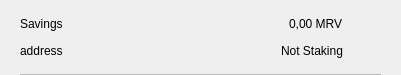
<?xml version="1.0" encoding="UTF-8"?>
<ui version="4.0">
 <class>CSRow</class>
 <widget class="QWidget" name="CSRow">
  <property name="geometry">
   <rect>
    <x>0</x>
    <y>0</y>
    <width>401</width>
    <height>75</height>
   </rect>
  </property>
  <property name="windowTitle">
   <string>Form</string>
  </property>
  <layout class="QVBoxLayout" name="verticalLayout">
   <property name="spacing">
    <number>0</number>
   </property>
   <property name="leftMargin">
    <number>20</number>
   </property>
   <property name="topMargin">
    <number>10</number>
   </property>
   <property name="rightMargin">
    <number>20</number>
   </property>
   <property name="bottomMargin">
    <number>0</number>
   </property>
   <item>
    <widget class="QWidget" name="info" native="true">
     <property name="minimumSize">
      <size>
       <width>0</width>
       <height>0</height>
      </size>
     </property>
     <layout class="QHBoxLayout" name="horizontalLayout_3">
      <property name="leftMargin">
       <number>0</number>
      </property>
      <property name="topMargin">
       <number>0</number>
      </property>
      <property name="rightMargin">
       <number>0</number>
      </property>
      <property name="bottomMargin">
       <number>10</number>
      </property>
      <item>
       <widget class="QWidget" name="container" native="true">
        <property name="minimumSize">
         <size>
          <width>0</width>
          <height>0</height>
         </size>
        </property>
        <layout class="QVBoxLayout" name="verticalLayout_2">
         <property name="spacing">
          <number>0</number>
         </property>
         <property name="leftMargin">
          <number>0</number>
         </property>
         <property name="topMargin">
          <number>0</number>
         </property>
         <property name="rightMargin">
          <number>0</number>
         </property>
         <property name="bottomMargin">
          <number>0</number>
         </property>
         <item>
          <layout class="QHBoxLayout" name="horizontalLayout">
           <item>
            <widget class="QLabel" name="labelName">
             <property name="toolTip">
              <string notr="true"/>
             </property>
             <property name="text">
              <string>Savings</string>
             </property>
            </widget>
           </item>
           <item>
            <spacer name="horizontalSpacer">
             <property name="orientation">
              <enum>Qt::Horizontal</enum>
             </property>
             <property name="sizeHint" stdset="0">
              <size>
               <width>40</width>
               <height>20</height>
              </size>
             </property>
            </spacer>
           </item>
           <item>
            <widget class="QLabel" name="labelAmount">
             <property name="text">
              <string>0,00 MRV</string>
             </property>
            </widget>
           </item>
          </layout>
         </item>
         <item>
          <layout class="QHBoxLayout" name="horizontalLayout_2">
           <item>
            <widget class="QLabel" name="labelAddress">
             <property name="toolTip">
              <string notr="true"/>
             </property>
             <property name="text">
              <string>address</string>
             </property>
            </widget>
           </item>
           <item>
            <spacer name="horizontalSpacer_2">
             <property name="orientation">
              <enum>Qt::Horizontal</enum>
             </property>
             <property name="sizeHint" stdset="0">
              <size>
               <width>40</width>
               <height>20</height>
              </size>
             </property>
            </spacer>
           </item>
           <item>
            <widget class="QLabel" name="labelStaking">
             <property name="text">
              <string>Not Staking</string>
             </property>
            </widget>
           </item>
          </layout>
         </item>
        </layout>
       </widget>
      </item>
      <item alignment="Qt::AlignHCenter|Qt::AlignVCenter">
       <widget class="QPushButton" name="pushButtonMenu">
        <property name="minimumSize">
         <size>
          <width>24</width>
          <height>24</height>
         </size>
        </property>
        <property name="maximumSize">
         <size>
          <width>32</width>
          <height>32</height>
         </size>
        </property>
        <property name="focusPolicy">
         <enum>Qt::NoFocus</enum>
        </property>
        <property name="styleSheet">
         <string notr="true">border:none; background-color:transparent;</string>
        </property>
        <property name="text">
         <string/>
        </property>
        <property name="icon">
         <iconset>
          <normaloff>://ic-menu-hover</normaloff>://ic-menu-hover</iconset>
        </property>
        <property name="iconSize">
         <size>
          <width>24</width>
          <height>24</height>
         </size>
        </property>
       </widget>
      </item>
     </layout>
    </widget>
   </item>
   <item>
    <widget class="QLabel" name="lblDivisory">
     <property name="minimumSize">
      <size>
       <width>0</width>
       <height>1</height>
      </size>
     </property>
     <property name="maximumSize">
      <size>
       <width>16777215</width>
       <height>1</height>
      </size>
     </property>
     <property name="styleSheet">
      <string notr="true">background-color:#bababa;</string>
     </property>
     <property name="text">
      <string/>
     </property>
     <property name="alignment">
      <set>Qt::AlignBottom|Qt::AlignLeading|Qt::AlignLeft</set>
     </property>
    </widget>
   </item>
  </layout>
 </widget>
 <resources/>
 <connections/>
</ui>
